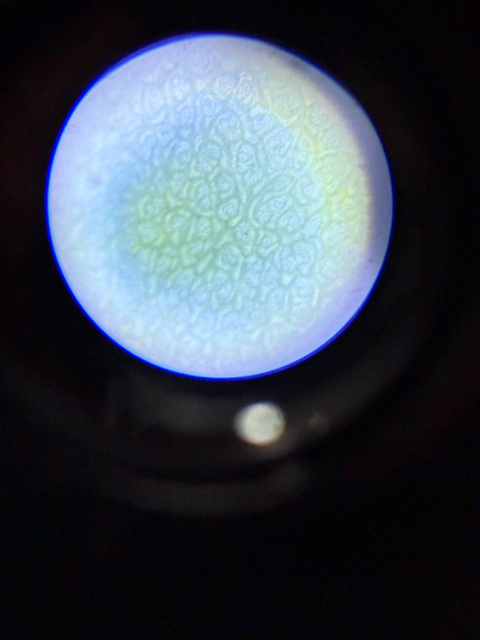
#> input picture reports/2026-07-02_microscopy-cell-structure/images/control_246351.jpg, 960 x 1280 px (shown at 1/2 size); its folder holds 4 pictures in this run
$ python color_greenness.py
#> lines starting #> are read from the running program, lines starting #| are printed output that depends on the picture; after the words box and inside, x2 and y2 are one past the last pixel; in counts of white or black regions, pixels touching at a corner belong together
#!/usr/bin/env python3
"""Greenness / color analysis inside the eyepiece FOV, control vs treated (method 6).
Color analysis: greenness was not captured by the grayscale structure methods (1-5).
g_chroma = G/(R+G+B) is brightness-invariant; ExG = 2G-R-B is brightness-sensitive.
Usage: python color_greenness.py images/"""
import sys,os,glob,hashlib,collections,numpy as np,statistics as st
from PIL import Image
def metrics(path):
    a=np.asarray(Image.open(path).convert("RGB"),float); L=np.asarray(Image.open(path).convert("L"),float)
#> after `L = np.asarray(Image.open(path).convert('L'), float)`:
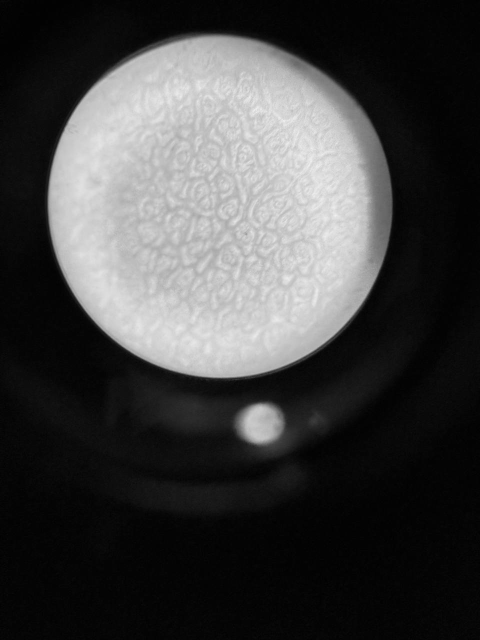
#> L: shape (1280, 960) float64 (shown at 1/2 size); min 0, max 245, mean 66
    thr=max(L.mean()+0.2*L.std(), L.max()*0.25); m=L>thr
#> after `thr = max(L.mean() + 0.2 * L.std(), L.max() * 0.25)`: thr = 83.49
#> after `m = L > thr`:
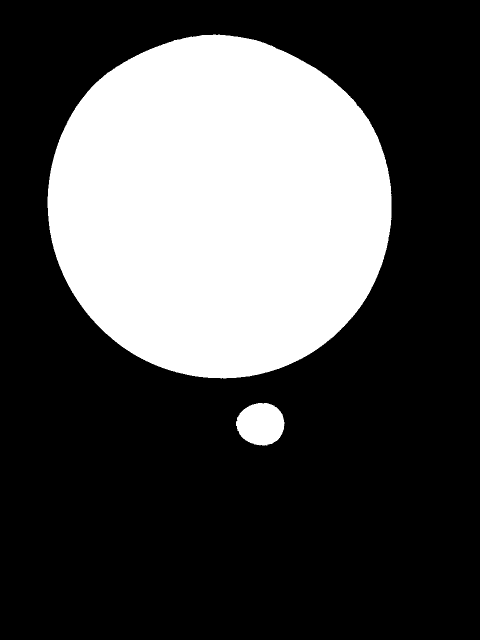
#> m: shape (1280, 960) bool (shown at 1/2 size); 30.7% white; 2 white regions, box (x1, y1, x2, y2) and area: (95, 69, 783, 757) 370678, (472, 806, 569, 891) 6417
    R,G,B=a[...,0][m],a[...,1][m],a[...,2][m]; S=R+G+B+1e-6
    mx=np.maximum(np.maximum(R,G),B); mn=np.minimum(np.minimum(R,G),B); df=mx-mn+1e-6
    hue=np.where(mx==R,(60*((G-B)/df))%360,np.where(mx==G,60*((B-R)/df)+120,60*((R-G)/df)+240))
    return dict(g_chroma=float(np.mean(G/S)), ExG=float(np.mean(2*G-R-B)),
                green_hue_frac=float(np.mean((hue>=70)&(hue<=170))))
def main(d):
    seen={}; g=collections.defaultdict(lambda:collections.defaultdict(list))
    for f in sorted(glob.glob(f"{d}/*.jpg")):
        h=hashlib.md5(open(f,'rb').read()).hexdigest()
        if h in seen: continue
        seen[h]=1; lab="control" if os.path.basename(f).startswith("control") else "treated"
        mt=metrics(f); print(f"{lab:8s} {os.path.basename(f)[:34]:34s} gchroma={mt['g_chroma']:.3f} ExG={mt['ExG']:+5.1f} ghue={mt['green_hue_frac']:.3f}")
#> after `mt = metrics(f)`: mt = {'g_chroma': 0.339, 'ExG': 12.21, 'green_hue_frac': 0.138}
        for k,v in mt.items(): g[lab][k].append(v)
#> this loop made 3 passes
#> (k, v) on passes 1 to 3: ('g_chroma', 0.339), ('ExG', 12.21), ('green_hue_frac', 0.138)
#> pass 2 of the loop in main, `for f in sorted(glob.glob(f"{d}/*.jpg")):`:
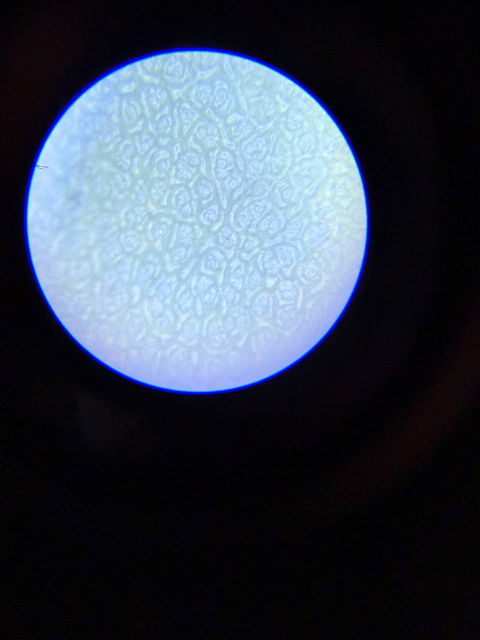
#> input picture reports/2026-07-02_microscopy-cell-structure/images/control_246353.jpg, 960 x 1280 px (shown at 1/2 size)
#> in metrics (call 2), `L = np.asarray(Image.open(path).convert('L'), float)`:
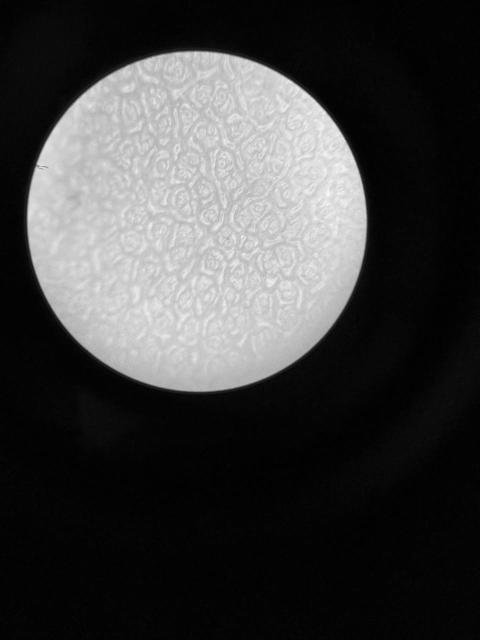
#> L: shape (1280, 960) float64 (shown at 1/2 size); min 0, max 248, mean 63.4
#> thr = 81.53
#> in metrics (call 2), `m = L > thr`:
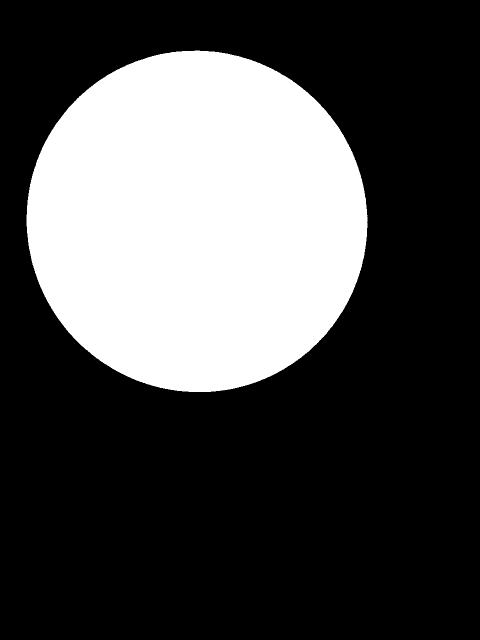
#> m: shape (1280, 960) bool (shown at 1/2 size); 29.7% white; 1 white region, box (x1, y1, x2, y2) and area: (53, 101, 735, 784) 365324
#> mt = {'g_chroma': 0.336, 'ExG': 5.37, 'green_hue_frac': 0.00129}
#> the loop in main, `for k,v in mt.items(): g[lab][k].append(v)` made 3 passes
#> (k, v) on passes 1 to 3: ('g_chroma', 0.336), ('ExG', 5.37), ('green_hue_frac', 0.00129)
#> pass 3 of the loop in main, `for f in sorted(glob.glob(f"{d}/*.jpg")):`:
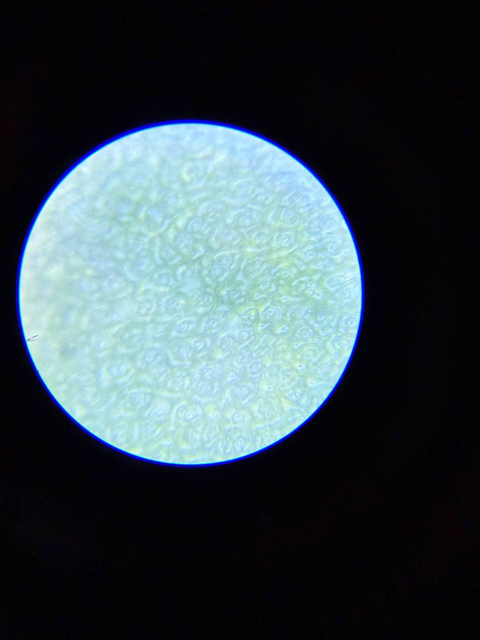
#> input picture reports/2026-07-02_microscopy-cell-structure/images/control_246370.jpg, 960 x 1280 px (shown at 1/2 size)
#> in metrics (call 3), `L = np.asarray(Image.open(path).convert('L'), float)`:
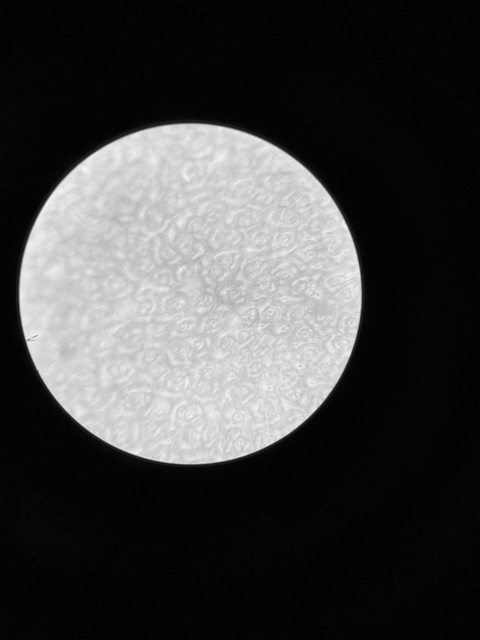
#> L: shape (1280, 960) float64 (shown at 1/2 size); min 0, max 249, mean 65.2
#> thr = 84.07
#> in metrics (call 3), `m = L > thr`:
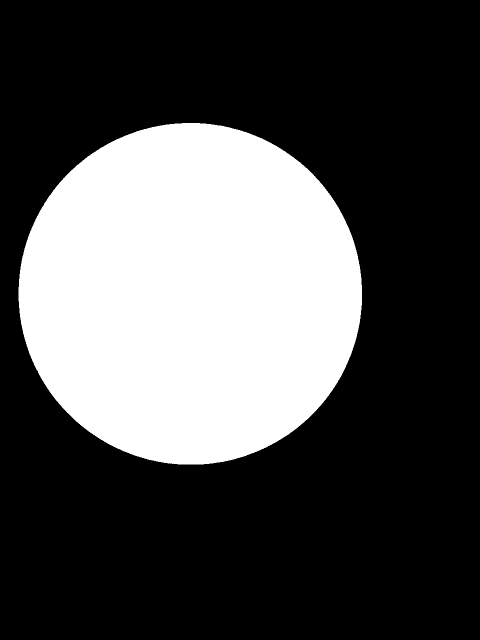
#> m: shape (1280, 960) bool (shown at 1/2 size); 30% white; 1 white region, box (x1, y1, x2, y2) and area: (37, 246, 724, 929) 368744
#> mt = {'g_chroma': 0.356, 'ExG': 42.15, 'green_hue_frac': 0.115}
#> the loop in main, `for k,v in mt.items(): g[lab][k].append(v)` made 3 passes
#> (k, v) on passes 1 to 3: ('g_chroma', 0.356), ('ExG', 42.15), ('green_hue_frac', 0.115)
#> the loop made 4 passes; the first 3 are shown
    print("\n=== group medians ===")
    for k in ['g_chroma','ExG','green_hue_frac']:
        c=st.median(g['control'][k]); t=st.median(g['treated'][k]); print(f"  {k:14s} control={c:.3f} treated={t:.3f} Δ={t-c:+.3f}")
#> this loop made 3 passes
#> (k, c, t) on passes 1 to 3: ('g_chroma', 0.339, 0.363), ('ExG', 12.21, 52.18), ('green_hue_frac', 0.115, 0.369)
#|   g_chroma       control=0.339 treated=0.363 Δ=+0.023
#|   ExG            control=12.212 treated=52.182 Δ=+39.969
#|   green_hue_frac control=0.115 treated=0.369 Δ=+0.254
if __name__=="__main__": main(sys.argv[1] if len(sys.argv)>1 else "images")
